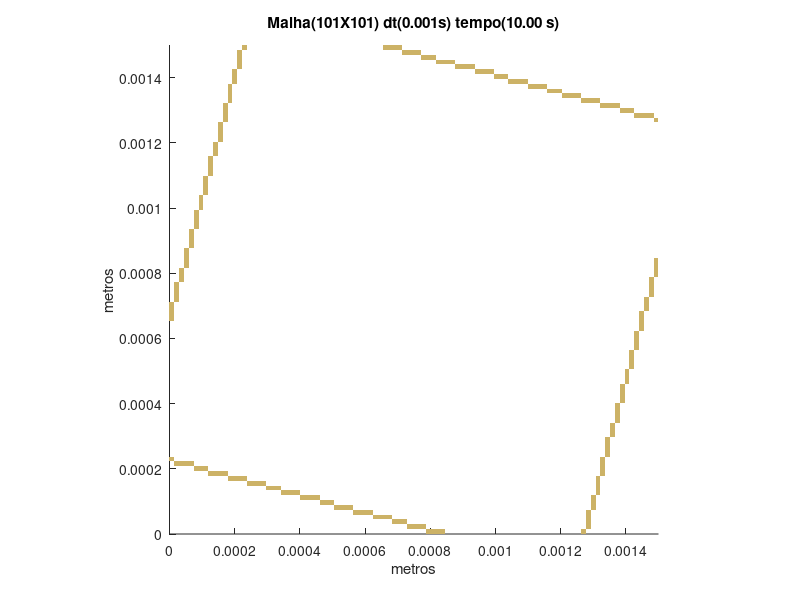

Source code (MATLAB):
set (gca,'PlotBoxAspectRatio',[1 1 1],'Xlim',[0,0.0015],'Ylim',[0,0.0015])
hold on
title('Malha(101X101) dt(0.001s) tempo(10.00 s)')
hold on
ylabel('metros')
hold on
xlabel('metros')
hold on

fill([0.000787128712871287 0.000787128712871287 0.000801980198019802 0.000801980198019802],[0 1.48514851485149E-05 1.48514851485149E-05 0],[0.8,0.7,0.4],'LineStyle','none')

fill([0.000801980198019802 0.000801980198019802 0.000816831683168317 0.000816831683168317],[0 1.48514851485149E-05 1.48514851485149E-05 0],[0.8,0.7,0.4],'LineStyle','none')

fill([0.000816831683168317 0.000816831683168317 0.000831683168316832 0.000831683168316832],[0 1.48514851485149E-05 1.48514851485149E-05 0],[0.8,0.7,0.4],'LineStyle','none')

fill([0.000831683168316832 0.000831683168316832 0.000846534653465347 0.000846534653465347],[0 1.48514851485149E-05 1.48514851485149E-05 0],[0.8,0.7,0.4],'LineStyle','none')

fill([0.00126237623762376 0.00126237623762376 0.00127722772277228 0.00127722772277228],[0 1.48514851485149E-05 1.48514851485149E-05 0],[0.8,0.7,0.4],'LineStyle','none')

fill([0.000727722772277228 0.000727722772277228 0.000742574257425743 0.000742574257425743],[1.48514851485149E-05 2.97029702970297E-05 2.97029702970297E-05 1.48514851485149E-05],[0.8,0.7,0.4],'LineStyle','none')

fill([0.000742574257425743 0.000742574257425743 0.000757425742574257 0.000757425742574257],[1.48514851485149E-05 2.97029702970297E-05 2.97029702970297E-05 1.48514851485149E-05],[0.8,0.7,0.4],'LineStyle','none')

fill([0.000757425742574257 0.000757425742574257 0.000772277227722772 0.000772277227722772],[1.48514851485149E-05 2.97029702970297E-05 2.97029702970297E-05 1.48514851485149E-05],[0.8,0.7,0.4],'LineStyle','none')

fill([0.000772277227722772 0.000772277227722772 0.000787128712871287 0.000787128712871287],[1.48514851485149E-05 2.97029702970297E-05 2.97029702970297E-05 1.48514851485149E-05],[0.8,0.7,0.4],'LineStyle','none')

fill([0.00127722772277228 0.00127722772277228 0.00129207920792079 0.00129207920792079],[1.48514851485149E-05 2.97029702970297E-05 2.97029702970297E-05 1.48514851485149E-05],[0.8,0.7,0.4],'LineStyle','none')

fill([0.000683168316831683 0.000683168316831683 0.000698019801980198 0.000698019801980198],[2.97029702970297E-05 4.45544554455446E-05 4.45544554455446E-05 2.97029702970297E-05],[0.8,0.7,0.4],'LineStyle','none')

fill([0.000698019801980198 0.000698019801980198 0.000712871287128713 0.000712871287128713],[2.97029702970297E-05 4.45544554455446E-05 4.45544554455446E-05 2.97029702970297E-05],[0.8,0.7,0.4],'LineStyle','none')

fill([0.000712871287128713 0.000712871287128713 0.000727722772277228 0.000727722772277228],[2.97029702970297E-05 4.45544554455446E-05 4.45544554455446E-05 2.97029702970297E-05],[0.8,0.7,0.4],'LineStyle','none')

fill([0.00127722772277228 0.00127722772277228 0.00129207920792079 0.00129207920792079],[2.97029702970297E-05 4.45544554455446E-05 4.45544554455446E-05 2.97029702970297E-05],[0.8,0.7,0.4],'LineStyle','none')

fill([0.000623762376237624 0.000623762376237624 0.000638613861386139 0.000638613861386139],[4.45544554455446E-05 5.94059405940594E-05 5.94059405940594E-05 4.45544554455446E-05],[0.8,0.7,0.4],'LineStyle','none')

fill([0.000638613861386139 0.000638613861386139 0.000653465346534653 0.000653465346534653],[4.45544554455446E-05 5.94059405940594E-05 5.94059405940594E-05 4.45544554455446E-05],[0.8,0.7,0.4],'LineStyle','none')

fill([0.000653465346534653 0.000653465346534653 0.000668316831683168 0.000668316831683168],[4.45544554455446E-05 5.94059405940594E-05 5.94059405940594E-05 4.45544554455446E-05],[0.8,0.7,0.4],'LineStyle','none')

fill([0.000668316831683168 0.000668316831683168 0.000683168316831683 0.000683168316831683],[4.45544554455446E-05 5.94059405940594E-05 5.94059405940594E-05 4.45544554455446E-05],[0.8,0.7,0.4],'LineStyle','none')

fill([0.00127722772277228 0.00127722772277228 0.00129207920792079 0.00129207920792079],[4.45544554455446E-05 5.94059405940594E-05 5.94059405940594E-05 4.45544554455446E-05],[0.8,0.7,0.4],'LineStyle','none')

fill([0.000564356435643564 0.000564356435643564 0.000579207920792079 0.000579207920792079],[5.94059405940594E-05 7.42574257425743E-05 7.42574257425743E-05 5.94059405940594E-05],[0.8,0.7,0.4],'LineStyle','none')

fill([0.000579207920792079 0.000579207920792079 0.000594059405940594 0.000594059405940594],[5.94059405940594E-05 7.42574257425743E-05 7.42574257425743E-05 5.94059405940594E-05],[0.8,0.7,0.4],'LineStyle','none')

fill([0.000594059405940594 0.000594059405940594 0.000608910891089109 0.000608910891089109],[5.94059405940594E-05 7.42574257425743E-05 7.42574257425743E-05 5.94059405940594E-05],[0.8,0.7,0.4],'LineStyle','none')

fill([0.000608910891089109 0.000608910891089109 0.000623762376237624 0.000623762376237624],[5.94059405940594E-05 7.42574257425743E-05 7.42574257425743E-05 5.94059405940594E-05],[0.8,0.7,0.4],'LineStyle','none')

fill([0.00127722772277228 0.00127722772277228 0.00129207920792079 0.00129207920792079],[5.94059405940594E-05 7.42574257425743E-05 7.42574257425743E-05 5.94059405940594E-05],[0.8,0.7,0.4],'LineStyle','none')

fill([0.000504950495049505 0.000504950495049505 0.00051980198019802 0.00051980198019802],[7.42574257425743E-05 8.91089108910891E-05 8.91089108910891E-05 7.42574257425743E-05],[0.8,0.7,0.4],'LineStyle','none')

fill([0.00051980198019802 0.00051980198019802 0.000534653465346535 0.000534653465346535],[7.42574257425743E-05 8.91089108910891E-05 8.91089108910891E-05 7.42574257425743E-05],[0.8,0.7,0.4],'LineStyle','none')

fill([0.000534653465346535 0.000534653465346535 0.000549504950495049 0.000549504950495049],[7.42574257425743E-05 8.91089108910891E-05 8.91089108910891E-05 7.42574257425743E-05],[0.8,0.7,0.4],'LineStyle','none')

fill([0.000549504950495049 0.000549504950495049 0.000564356435643564 0.000564356435643564],[7.42574257425743E-05 8.91089108910891E-05 8.91089108910891E-05 7.42574257425743E-05],[0.8,0.7,0.4],'LineStyle','none')

fill([0.00129207920792079 0.00129207920792079 0.00130693069306931 0.00130693069306931],[7.42574257425743E-05 8.91089108910891E-05 8.91089108910891E-05 7.42574257425743E-05],[0.8,0.7,0.4],'LineStyle','none')

fill([0.00046039603960396 0.00046039603960396 0.000475247524752475 0.000475247524752475],[8.91089108910891E-05 0.000103960396039604 0.000103960396039604 8.91089108910891E-05],[0.8,0.7,0.4],'LineStyle','none')

fill([0.000475247524752475 0.000475247524752475 0.00049009900990099 0.00049009900990099],[8.91089108910891E-05 0.000103960396039604 0.000103960396039604 8.91089108910891E-05],[0.8,0.7,0.4],'LineStyle','none')

fill([0.00049009900990099 0.00049009900990099 0.000504950495049505 0.000504950495049505],[8.91089108910891E-05 0.000103960396039604 0.000103960396039604 8.91089108910891E-05],[0.8,0.7,0.4],'LineStyle','none')

fill([0.00129207920792079 0.00129207920792079 0.00130693069306931 0.00130693069306931],[8.91089108910891E-05 0.000103960396039604 0.000103960396039604 8.91089108910891E-05],[0.8,0.7,0.4],'LineStyle','none')

fill([0.000400990099009901 0.000400990099009901 0.000415841584158416 0.000415841584158416],[0.000103960396039604 0.000118811881188119 0.000118811881188119 0.000103960396039604],[0.8,0.7,0.4],'LineStyle','none')

fill([0.000415841584158416 0.000415841584158416 0.000430693069306931 0.000430693069306931],[0.000103960396039604 0.000118811881188119 0.000118811881188119 0.000103960396039604],[0.8,0.7,0.4],'LineStyle','none')

fill([0.000430693069306931 0.000430693069306931 0.000445544554455446 0.000445544554455446],[0.000103960396039604 0.000118811881188119 0.000118811881188119 0.000103960396039604],[0.8,0.7,0.4],'LineStyle','none')

fill([0.000445544554455446 0.000445544554455446 0.00046039603960396 0.00046039603960396],[0.000103960396039604 0.000118811881188119 0.000118811881188119 0.000103960396039604],[0.8,0.7,0.4],'LineStyle','none')

fill([0.00129207920792079 0.00129207920792079 0.00130693069306931 0.00130693069306931],[0.000103960396039604 0.000118811881188119 0.000118811881188119 0.000103960396039604],[0.8,0.7,0.4],'LineStyle','none')

fill([0.000341584158415842 0.000341584158415842 0.000356435643564356 0.000356435643564356],[0.000118811881188119 0.000133663366336634 0.000133663366336634 0.000118811881188119],[0.8,0.7,0.4],'LineStyle','none')

fill([0.000356435643564356 0.000356435643564356 0.000371287128712871 0.000371287128712871],[0.000118811881188119 0.000133663366336634 0.000133663366336634 0.000118811881188119],[0.8,0.7,0.4],'LineStyle','none')

fill([0.000371287128712871 0.000371287128712871 0.000386138613861386 0.000386138613861386],[0.000118811881188119 0.000133663366336634 0.000133663366336634 0.000118811881188119],[0.8,0.7,0.4],'LineStyle','none')

fill([0.000386138613861386 0.000386138613861386 0.000400990099009901 0.000400990099009901],[0.000118811881188119 0.000133663366336634 0.000133663366336634 0.000118811881188119],[0.8,0.7,0.4],'LineStyle','none')

fill([0.00130693069306931 0.00130693069306931 0.00132178217821782 0.00132178217821782],[0.000118811881188119 0.000133663366336634 0.000133663366336634 0.000118811881188119],[0.8,0.7,0.4],'LineStyle','none')

fill([0.000297029702970297 0.000297029702970297 0.000311881188118812 0.000311881188118812],[0.000133663366336634 0.000148514851485149 0.000148514851485149 0.000133663366336634],[0.8,0.7,0.4],'LineStyle','none')

fill([0.000311881188118812 0.000311881188118812 0.000326732673267327 0.000326732673267327],[0.000133663366336634 0.000148514851485149 0.000148514851485149 0.000133663366336634],[0.8,0.7,0.4],'LineStyle','none')

fill([0.000326732673267327 0.000326732673267327 0.000341584158415842 0.000341584158415842],[0.000133663366336634 0.000148514851485149 0.000148514851485149 0.000133663366336634],[0.8,0.7,0.4],'LineStyle','none')

fill([0.00130693069306931 0.00130693069306931 0.00132178217821782 0.00132178217821782],[0.000133663366336634 0.000148514851485149 0.000148514851485149 0.000133663366336634],[0.8,0.7,0.4],'LineStyle','none')

fill([0.000237623762376238 0.000237623762376238 0.000252475247524752 0.000252475247524752],[0.000148514851485149 0.000163366336633663 0.000163366336633663 0.000148514851485149],[0.8,0.7,0.4],'LineStyle','none')

fill([0.000252475247524752 0.000252475247524752 0.000267326732673267 0.000267326732673267],[0.000148514851485149 0.000163366336633663 0.000163366336633663 0.000148514851485149],[0.8,0.7,0.4],'LineStyle','none')

fill([0.000267326732673267 0.000267326732673267 0.000282178217821782 0.000282178217821782],[0.000148514851485149 0.000163366336633663 0.000163366336633663 0.000148514851485149],[0.8,0.7,0.4],'LineStyle','none')

fill([0.000282178217821782 0.000282178217821782 0.000297029702970297 0.000297029702970297],[0.000148514851485149 0.000163366336633663 0.000163366336633663 0.000148514851485149],[0.8,0.7,0.4],'LineStyle','none')

fill([0.00130693069306931 0.00130693069306931 0.00132178217821782 0.00132178217821782],[0.000148514851485149 0.000163366336633663 0.000163366336633663 0.000148514851485149],[0.8,0.7,0.4],'LineStyle','none')

fill([0.000178217821782178 0.000178217821782178 0.000193069306930693 0.000193069306930693],[0.000163366336633663 0.000178217821782178 0.000178217821782178 0.000163366336633663],[0.8,0.7,0.4],'LineStyle','none')

fill([0.000193069306930693 0.000193069306930693 0.000207920792079208 0.000207920792079208],[0.000163366336633663 0.000178217821782178 0.000178217821782178 0.000163366336633663],[0.8,0.7,0.4],'LineStyle','none')

fill([0.000207920792079208 0.000207920792079208 0.000222772277227723 0.000222772277227723],[0.000163366336633663 0.000178217821782178 0.000178217821782178 0.000163366336633663],[0.8,0.7,0.4],'LineStyle','none')

fill([0.000222772277227723 0.000222772277227723 0.000237623762376238 0.000237623762376238],[0.000163366336633663 0.000178217821782178 0.000178217821782178 0.000163366336633663],[0.8,0.7,0.4],'LineStyle','none')

fill([0.00130693069306931 0.00130693069306931 0.00132178217821782 0.00132178217821782],[0.000163366336633663 0.000178217821782178 0.000178217821782178 0.000163366336633663],[0.8,0.7,0.4],'LineStyle','none')

fill([0.000118811881188119 0.000118811881188119 0.000133663366336634 0.000133663366336634],[0.000178217821782178 0.000193069306930693 0.000193069306930693 0.000178217821782178],[0.8,0.7,0.4],'LineStyle','none')

fill([0.000133663366336634 0.000133663366336634 0.000148514851485149 0.000148514851485149],[0.000178217821782178 0.000193069306930693 0.000193069306930693 0.000178217821782178],[0.8,0.7,0.4],'LineStyle','none')

fill([0.000148514851485149 0.000148514851485149 0.000163366336633663 0.000163366336633663],[0.000178217821782178 0.000193069306930693 0.000193069306930693 0.000178217821782178],[0.8,0.7,0.4],'LineStyle','none')

fill([0.000163366336633663 0.000163366336633663 0.000178217821782178 0.000178217821782178],[0.000178217821782178 0.000193069306930693 0.000193069306930693 0.000178217821782178],[0.8,0.7,0.4],'LineStyle','none')

fill([0.00132178217821782 0.00132178217821782 0.00133663366336634 0.00133663366336634],[0.000178217821782178 0.000193069306930693 0.000193069306930693 0.000178217821782178],[0.8,0.7,0.4],'LineStyle','none')

fill([7.42574257425743E-05 7.42574257425743E-05 8.91089108910891E-05 8.91089108910891E-05],[0.000193069306930693 0.000207920792079208 0.000207920792079208 0.000193069306930693],[0.8,0.7,0.4],'LineStyle','none')

fill([8.91089108910891E-05 8.91089108910891E-05 0.000103960396039604 0.000103960396039604],[0.000193069306930693 0.000207920792079208 0.000207920792079208 0.000193069306930693],[0.8,0.7,0.4],'LineStyle','none')

fill([0.000103960396039604 0.000103960396039604 0.000118811881188119 0.000118811881188119],[0.000193069306930693 0.000207920792079208 0.000207920792079208 0.000193069306930693],[0.8,0.7,0.4],'LineStyle','none')

fill([0.00132178217821782 0.00132178217821782 0.00133663366336634 0.00133663366336634],[0.000193069306930693 0.000207920792079208 0.000207920792079208 0.000193069306930693],[0.8,0.7,0.4],'LineStyle','none')

fill([1.48514851485149E-05 1.48514851485149E-05 2.97029702970297E-05 2.97029702970297E-05],[0.000207920792079208 0.000222772277227723 0.000222772277227723 0.000207920792079208],[0.8,0.7,0.4],'LineStyle','none')

fill([2.97029702970297E-05 2.97029702970297E-05 4.45544554455446E-05 4.45544554455446E-05],[0.000207920792079208 0.000222772277227723 0.000222772277227723 0.000207920792079208],[0.8,0.7,0.4],'LineStyle','none')

fill([4.45544554455446E-05 4.45544554455446E-05 5.94059405940594E-05 5.94059405940594E-05],[0.000207920792079208 0.000222772277227723 0.000222772277227723 0.000207920792079208],[0.8,0.7,0.4],'LineStyle','none')

fill([5.94059405940594E-05 5.94059405940594E-05 7.42574257425743E-05 7.42574257425743E-05],[0.000207920792079208 0.000222772277227723 0.000222772277227723 0.000207920792079208],[0.8,0.7,0.4],'LineStyle','none')

fill([0.00132178217821782 0.00132178217821782 0.00133663366336634 0.00133663366336634],[0.000207920792079208 0.000222772277227723 0.000222772277227723 0.000207920792079208],[0.8,0.7,0.4],'LineStyle','none')

fill([0 0 1.48514851485149E-05 1.48514851485149E-05],[0.000222772277227723 0.000237623762376238 0.000237623762376238 0.000222772277227723],[0.8,0.7,0.4],'LineStyle','none')

fill([0.00132178217821782 0.00132178217821782 0.00133663366336634 0.00133663366336634],[0.000222772277227723 0.000237623762376238 0.000237623762376238 0.000222772277227723],[0.8,0.7,0.4],'LineStyle','none')

fill([0.00133663366336634 0.00133663366336634 0.00135148514851485 0.00135148514851485],[0.000237623762376238 0.000252475247524752 0.000252475247524752 0.000237623762376238],[0.8,0.7,0.4],'LineStyle','none')

fill([0.00133663366336634 0.00133663366336634 0.00135148514851485 0.00135148514851485],[0.000252475247524752 0.000267326732673267 0.000267326732673267 0.000252475247524752],[0.8,0.7,0.4],'LineStyle','none')

fill([0.00133663366336634 0.00133663366336634 0.00135148514851485 0.00135148514851485],[0.000267326732673267 0.000282178217821782 0.000282178217821782 0.000267326732673267],[0.8,0.7,0.4],'LineStyle','none')

fill([0.00133663366336634 0.00133663366336634 0.00135148514851485 0.00135148514851485],[0.000282178217821782 0.000297029702970297 0.000297029702970297 0.000282178217821782],[0.8,0.7,0.4],'LineStyle','none')

fill([0.00135148514851485 0.00135148514851485 0.00136633663366337 0.00136633663366337],[0.000297029702970297 0.000311881188118812 0.000311881188118812 0.000297029702970297],[0.8,0.7,0.4],'LineStyle','none')

fill([0.00135148514851485 0.00135148514851485 0.00136633663366337 0.00136633663366337],[0.000311881188118812 0.000326732673267327 0.000326732673267327 0.000311881188118812],[0.8,0.7,0.4],'LineStyle','none')

fill([0.00135148514851485 0.00135148514851485 0.00136633663366337 0.00136633663366337],[0.000326732673267327 0.000341584158415842 0.000341584158415842 0.000326732673267327],[0.8,0.7,0.4],'LineStyle','none')

fill([0.00136633663366337 0.00136633663366337 0.00138118811881188 0.00138118811881188],[0.000341584158415842 0.000356435643564356 0.000356435643564356 0.000341584158415842],[0.8,0.7,0.4],'LineStyle','none')

fill([0.00136633663366337 0.00136633663366337 0.00138118811881188 0.00138118811881188],[0.000356435643564356 0.000371287128712871 0.000371287128712871 0.000356435643564356],[0.8,0.7,0.4],'LineStyle','none')

fill([0.00136633663366337 0.00136633663366337 0.00138118811881188 0.00138118811881188],[0.000371287128712871 0.000386138613861386 0.000386138613861386 0.000371287128712871],[0.8,0.7,0.4],'LineStyle','none')

fill([0.00136633663366337 0.00136633663366337 0.00138118811881188 0.00138118811881188],[0.000386138613861386 0.000400990099009901 0.000400990099009901 0.000386138613861386],[0.8,0.7,0.4],'LineStyle','none')

fill([0.00138118811881188 0.00138118811881188 0.0013960396039604 0.0013960396039604],[0.000400990099009901 0.000415841584158416 0.000415841584158416 0.000400990099009901],[0.8,0.7,0.4],'LineStyle','none')

fill([0.00138118811881188 0.00138118811881188 0.0013960396039604 0.0013960396039604],[0.000415841584158416 0.000430693069306931 0.000430693069306931 0.000415841584158416],[0.8,0.7,0.4],'LineStyle','none')

fill([0.00138118811881188 0.00138118811881188 0.0013960396039604 0.0013960396039604],[0.000430693069306931 0.000445544554455446 0.000445544554455446 0.000430693069306931],[0.8,0.7,0.4],'LineStyle','none')

fill([0.00138118811881188 0.00138118811881188 0.0013960396039604 0.0013960396039604],[0.000445544554455446 0.00046039603960396 0.00046039603960396 0.000445544554455446],[0.8,0.7,0.4],'LineStyle','none')

fill([0.0013960396039604 0.0013960396039604 0.00141089108910891 0.00141089108910891],[0.00046039603960396 0.000475247524752475 0.000475247524752475 0.00046039603960396],[0.8,0.7,0.4],'LineStyle','none')

fill([0.0013960396039604 0.0013960396039604 0.00141089108910891 0.00141089108910891],[0.000475247524752475 0.00049009900990099 0.00049009900990099 0.000475247524752475],[0.8,0.7,0.4],'LineStyle','none')

fill([0.0013960396039604 0.0013960396039604 0.00141089108910891 0.00141089108910891],[0.00049009900990099 0.000504950495049505 0.000504950495049505 0.00049009900990099],[0.8,0.7,0.4],'LineStyle','none')

fill([0.00141089108910891 0.00141089108910891 0.00142574257425743 0.00142574257425743],[0.000504950495049505 0.00051980198019802 0.00051980198019802 0.000504950495049505],[0.8,0.7,0.4],'LineStyle','none')

fill([0.00141089108910891 0.00141089108910891 0.00142574257425743 0.00142574257425743],[0.00051980198019802 0.000534653465346535 0.000534653465346535 0.00051980198019802],[0.8,0.7,0.4],'LineStyle','none')

fill([0.00141089108910891 0.00141089108910891 0.00142574257425743 0.00142574257425743],[0.000534653465346535 0.000549504950495049 0.000549504950495049 0.000534653465346535],[0.8,0.7,0.4],'LineStyle','none')

fill([0.00141089108910891 0.00141089108910891 0.00142574257425743 0.00142574257425743],[0.000549504950495049 0.000564356435643564 0.000564356435643564 0.000549504950495049],[0.8,0.7,0.4],'LineStyle','none')

fill([0.00142574257425743 0.00142574257425743 0.00144059405940594 0.00144059405940594],[0.000564356435643564 0.000579207920792079 0.000579207920792079 0.000564356435643564],[0.8,0.7,0.4],'LineStyle','none')

fill([0.00142574257425743 0.00142574257425743 0.00144059405940594 0.00144059405940594],[0.000579207920792079 0.000594059405940594 0.000594059405940594 0.000579207920792079],[0.8,0.7,0.4],'LineStyle','none')

fill([0.00142574257425743 0.00142574257425743 0.00144059405940594 0.00144059405940594],[0.000594059405940594 0.000608910891089109 0.000608910891089109 0.000594059405940594],[0.8,0.7,0.4],'LineStyle','none')

fill([0.00142574257425743 0.00142574257425743 0.00144059405940594 0.00144059405940594],[0.000608910891089109 0.000623762376237624 0.000623762376237624 0.000608910891089109],[0.8,0.7,0.4],'LineStyle','none')

fill([0.00144059405940594 0.00144059405940594 0.00145544554455446 0.00145544554455446],[0.000623762376237624 0.000638613861386139 0.000638613861386139 0.000623762376237624],[0.8,0.7,0.4],'LineStyle','none')

fill([0.00144059405940594 0.00144059405940594 0.00145544554455446 0.00145544554455446],[0.000638613861386139 0.000653465346534653 0.000653465346534653 0.000638613861386139],[0.8,0.7,0.4],'LineStyle','none')

fill([0 0 1.48514851485149E-05 1.48514851485149E-05],[0.000653465346534653 0.000668316831683168 0.000668316831683168 0.000653465346534653],[0.8,0.7,0.4],'LineStyle','none')

fill([0.00144059405940594 0.00144059405940594 0.00145544554455446 0.00145544554455446],[0.000653465346534653 0.000668316831683168 0.000668316831683168 0.000653465346534653],[0.8,0.7,0.4],'LineStyle','none')

fill([0 0 1.48514851485149E-05 1.48514851485149E-05],[0.000668316831683168 0.000683168316831683 0.000683168316831683 0.000668316831683168],[0.8,0.7,0.4],'LineStyle','none')

fill([0.00144059405940594 0.00144059405940594 0.00145544554455446 0.00145544554455446],[0.000668316831683168 0.000683168316831683 0.000683168316831683 0.000668316831683168],[0.8,0.7,0.4],'LineStyle','none')

fill([0 0 1.48514851485149E-05 1.48514851485149E-05],[0.000683168316831683 0.000698019801980198 0.000698019801980198 0.000683168316831683],[0.8,0.7,0.4],'LineStyle','none')

fill([0.00145544554455446 0.00145544554455446 0.00147029702970297 0.00147029702970297],[0.000683168316831683 0.000698019801980198 0.000698019801980198 0.000683168316831683],[0.8,0.7,0.4],'LineStyle','none')

fill([0 0 1.48514851485149E-05 1.48514851485149E-05],[0.000698019801980198 0.000712871287128713 0.000712871287128713 0.000698019801980198],[0.8,0.7,0.4],'LineStyle','none')

fill([0.00145544554455446 0.00145544554455446 0.00147029702970297 0.00147029702970297],[0.000698019801980198 0.000712871287128713 0.000712871287128713 0.000698019801980198],[0.8,0.7,0.4],'LineStyle','none')

fill([1.48514851485149E-05 1.48514851485149E-05 2.97029702970297E-05 2.97029702970297E-05],[0.000712871287128713 0.000727722772277228 0.000727722772277228 0.000712871287128713],[0.8,0.7,0.4],'LineStyle','none')

fill([0.00145544554455446 0.00145544554455446 0.00147029702970297 0.00147029702970297],[0.000712871287128713 0.000727722772277228 0.000727722772277228 0.000712871287128713],[0.8,0.7,0.4],'LineStyle','none')

fill([1.48514851485149E-05 1.48514851485149E-05 2.97029702970297E-05 2.97029702970297E-05],[0.000727722772277228 0.000742574257425743 0.000742574257425743 0.000727722772277228],[0.8,0.7,0.4],'LineStyle','none')

fill([0.00147029702970297 0.00147029702970297 0.00148514851485149 0.00148514851485149],[0.000727722772277228 0.000742574257425743 0.000742574257425743 0.000727722772277228],[0.8,0.7,0.4],'LineStyle','none')

fill([1.48514851485149E-05 1.48514851485149E-05 2.97029702970297E-05 2.97029702970297E-05],[0.000742574257425743 0.000757425742574257 0.000757425742574257 0.000742574257425743],[0.8,0.7,0.4],'LineStyle','none')

fill([0.00147029702970297 0.00147029702970297 0.00148514851485149 0.00148514851485149],[0.000742574257425743 0.000757425742574257 0.000757425742574257 0.000742574257425743],[0.8,0.7,0.4],'LineStyle','none')

fill([1.48514851485149E-05 1.48514851485149E-05 2.97029702970297E-05 2.97029702970297E-05],[0.000757425742574257 0.000772277227722772 0.000772277227722772 0.000757425742574257],[0.8,0.7,0.4],'LineStyle','none')

fill([0.00147029702970297 0.00147029702970297 0.00148514851485149 0.00148514851485149],[0.000757425742574257 0.000772277227722772 0.000772277227722772 0.000757425742574257],[0.8,0.7,0.4],'LineStyle','none')

fill([2.97029702970297E-05 2.97029702970297E-05 4.45544554455446E-05 4.45544554455446E-05],[0.000772277227722772 0.000787128712871287 0.000787128712871287 0.000772277227722772],[0.8,0.7,0.4],'LineStyle','none')

fill([0.00147029702970297 0.00147029702970297 0.00148514851485149 0.00148514851485149],[0.000772277227722772 0.000787128712871287 0.000787128712871287 0.000772277227722772],[0.8,0.7,0.4],'LineStyle','none')

fill([2.97029702970297E-05 2.97029702970297E-05 4.45544554455446E-05 4.45544554455446E-05],[0.000787128712871287 0.000801980198019802 0.000801980198019802 0.000787128712871287],[0.8,0.7,0.4],'LineStyle','none')

fill([0.00148514851485149 0.00148514851485149 0.0015 0.0015],[0.000787128712871287 0.000801980198019802 0.000801980198019802 0.000787128712871287],[0.8,0.7,0.4],'LineStyle','none')

fill([2.97029702970297E-05 2.97029702970297E-05 4.45544554455446E-05 4.45544554455446E-05],[0.000801980198019802 0.000816831683168317 0.000816831683168317 0.000801980198019802],[0.8,0.7,0.4],'LineStyle','none')

fill([0.00148514851485149 0.00148514851485149 0.0015 0.0015],[0.000801980198019802 0.000816831683168317 0.000816831683168317 0.000801980198019802],[0.8,0.7,0.4],'LineStyle','none')

fill([4.45544554455446E-05 4.45544554455446E-05 5.94059405940594E-05 5.94059405940594E-05],[0.000816831683168317 0.000831683168316832 0.000831683168316832 0.000816831683168317],[0.8,0.7,0.4],'LineStyle','none')

fill([0.00148514851485149 0.00148514851485149 0.0015 0.0015],[0.000816831683168317 0.000831683168316832 0.000831683168316832 0.000816831683168317],[0.8,0.7,0.4],'LineStyle','none')

fill([4.45544554455446E-05 4.45544554455446E-05 5.94059405940594E-05 5.94059405940594E-05],[0.000831683168316832 0.000846534653465347 0.000846534653465347 0.000831683168316832],[0.8,0.7,0.4],'LineStyle','none')

fill([0.00148514851485149 0.00148514851485149 0.0015 0.0015],[0.000831683168316832 0.000846534653465347 0.000846534653465347 0.000831683168316832],[0.8,0.7,0.4],'LineStyle','none')

fill([4.45544554455446E-05 4.45544554455446E-05 5.94059405940594E-05 5.94059405940594E-05],[0.000846534653465347 0.000861386138613861 0.000861386138613861 0.000846534653465347],[0.8,0.7,0.4],'LineStyle','none')

fill([4.45544554455446E-05 4.45544554455446E-05 5.94059405940594E-05 5.94059405940594E-05],[0.000861386138613861 0.000876237623762376 0.000876237623762376 0.000861386138613861],[0.8,0.7,0.4],'LineStyle','none')

fill([5.94059405940594E-05 5.94059405940594E-05 7.42574257425743E-05 7.42574257425743E-05],[0.000876237623762376 0.000891089108910891 0.000891089108910891 0.000876237623762376],[0.8,0.7,0.4],'LineStyle','none')

fill([5.94059405940594E-05 5.94059405940594E-05 7.42574257425743E-05 7.42574257425743E-05],[0.000891089108910891 0.000905940594059406 0.000905940594059406 0.000891089108910891],[0.8,0.7,0.4],'LineStyle','none')

fill([5.94059405940594E-05 5.94059405940594E-05 7.42574257425743E-05 7.42574257425743E-05],[0.000905940594059406 0.000920792079207921 0.000920792079207921 0.000905940594059406],[0.8,0.7,0.4],'LineStyle','none')

fill([5.94059405940594E-05 5.94059405940594E-05 7.42574257425743E-05 7.42574257425743E-05],[0.000920792079207921 0.000935643564356436 0.000935643564356436 0.000920792079207921],[0.8,0.7,0.4],'LineStyle','none')

fill([7.42574257425743E-05 7.42574257425743E-05 8.91089108910891E-05 8.91089108910891E-05],[0.000935643564356436 0.00095049504950495 0.00095049504950495 0.000935643564356436],[0.8,0.7,0.4],'LineStyle','none')

fill([7.42574257425743E-05 7.42574257425743E-05 8.91089108910891E-05 8.91089108910891E-05],[0.00095049504950495 0.000965346534653465 0.000965346534653465 0.00095049504950495],[0.8,0.7,0.4],'LineStyle','none')

fill([7.42574257425743E-05 7.42574257425743E-05 8.91089108910891E-05 8.91089108910891E-05],[0.000965346534653465 0.00098019801980198 0.00098019801980198 0.000965346534653465],[0.8,0.7,0.4],'LineStyle','none')

fill([7.42574257425743E-05 7.42574257425743E-05 8.91089108910891E-05 8.91089108910891E-05],[0.00098019801980198 0.000995049504950495 0.000995049504950495 0.00098019801980198],[0.8,0.7,0.4],'LineStyle','none')

fill([8.91089108910891E-05 8.91089108910891E-05 0.000103960396039604 0.000103960396039604],[0.000995049504950495 0.00100990099009901 0.00100990099009901 0.000995049504950495],[0.8,0.7,0.4],'LineStyle','none')

fill([8.91089108910891E-05 8.91089108910891E-05 0.000103960396039604 0.000103960396039604],[0.00100990099009901 0.00102475247524752 0.00102475247524752 0.00100990099009901],[0.8,0.7,0.4],'LineStyle','none')

fill([8.91089108910891E-05 8.91089108910891E-05 0.000103960396039604 0.000103960396039604],[0.00102475247524752 0.00103960396039604 0.00103960396039604 0.00102475247524752],[0.8,0.7,0.4],'LineStyle','none')

fill([0.000103960396039604 0.000103960396039604 0.000118811881188119 0.000118811881188119],[0.00103960396039604 0.00105445544554455 0.00105445544554455 0.00103960396039604],[0.8,0.7,0.4],'LineStyle','none')

fill([0.000103960396039604 0.000103960396039604 0.000118811881188119 0.000118811881188119],[0.00105445544554455 0.00106930693069307 0.00106930693069307 0.00105445544554455],[0.8,0.7,0.4],'LineStyle','none')

fill([0.000103960396039604 0.000103960396039604 0.000118811881188119 0.000118811881188119],[0.00106930693069307 0.00108415841584158 0.00108415841584158 0.00106930693069307],[0.8,0.7,0.4],'LineStyle','none')

fill([0.000103960396039604 0.000103960396039604 0.000118811881188119 0.000118811881188119],[0.00108415841584158 0.0010990099009901 0.0010990099009901 0.00108415841584158],[0.8,0.7,0.4],'LineStyle','none')

fill([0.000118811881188119 0.000118811881188119 0.000133663366336634 0.000133663366336634],[0.0010990099009901 0.00111386138613861 0.00111386138613861 0.0010990099009901],[0.8,0.7,0.4],'LineStyle','none')

fill([0.000118811881188119 0.000118811881188119 0.000133663366336634 0.000133663366336634],[0.00111386138613861 0.00112871287128713 0.00112871287128713 0.00111386138613861],[0.8,0.7,0.4],'LineStyle','none')

fill([0.000118811881188119 0.000118811881188119 0.000133663366336634 0.000133663366336634],[0.00112871287128713 0.00114356435643564 0.00114356435643564 0.00112871287128713],[0.8,0.7,0.4],'LineStyle','none')

fill([0.000118811881188119 0.000118811881188119 0.000133663366336634 0.000133663366336634],[0.00114356435643564 0.00115841584158416 0.00115841584158416 0.00114356435643564],[0.8,0.7,0.4],'LineStyle','none')

fill([0.000133663366336634 0.000133663366336634 0.000148514851485149 0.000148514851485149],[0.00115841584158416 0.00117326732673267 0.00117326732673267 0.00115841584158416],[0.8,0.7,0.4],'LineStyle','none')

fill([0.000133663366336634 0.000133663366336634 0.000148514851485149 0.000148514851485149],[0.00117326732673267 0.00118811881188119 0.00118811881188119 0.00117326732673267],[0.8,0.7,0.4],'LineStyle','none')

fill([0.000133663366336634 0.000133663366336634 0.000148514851485149 0.000148514851485149],[0.00118811881188119 0.0012029702970297 0.0012029702970297 0.00118811881188119],[0.8,0.7,0.4],'LineStyle','none')

fill([0.000148514851485149 0.000148514851485149 0.000163366336633663 0.000163366336633663],[0.0012029702970297 0.00121782178217822 0.00121782178217822 0.0012029702970297],[0.8,0.7,0.4],'LineStyle','none')

fill([0.000148514851485149 0.000148514851485149 0.000163366336633663 0.000163366336633663],[0.00121782178217822 0.00123267326732673 0.00123267326732673 0.00121782178217822],[0.8,0.7,0.4],'LineStyle','none')

fill([0.000148514851485149 0.000148514851485149 0.000163366336633663 0.000163366336633663],[0.00123267326732673 0.00124752475247525 0.00124752475247525 0.00123267326732673],[0.8,0.7,0.4],'LineStyle','none')

fill([0.000148514851485149 0.000148514851485149 0.000163366336633663 0.000163366336633663],[0.00124752475247525 0.00126237623762376 0.00126237623762376 0.00124752475247525],[0.8,0.7,0.4],'LineStyle','none')

fill([0.000163366336633663 0.000163366336633663 0.000178217821782178 0.000178217821782178],[0.00126237623762376 0.00127722772277228 0.00127722772277228 0.00126237623762376],[0.8,0.7,0.4],'LineStyle','none')

fill([0.00148514851485149 0.00148514851485149 0.0015 0.0015],[0.00126237623762376 0.00127722772277228 0.00127722772277228 0.00126237623762376],[0.8,0.7,0.4],'LineStyle','none')

fill([0.000163366336633663 0.000163366336633663 0.000178217821782178 0.000178217821782178],[0.00127722772277228 0.00129207920792079 0.00129207920792079 0.00127722772277228],[0.8,0.7,0.4],'LineStyle','none')

fill([0.00142574257425743 0.00142574257425743 0.00144059405940594 0.00144059405940594],[0.00127722772277228 0.00129207920792079 0.00129207920792079 0.00127722772277228],[0.8,0.7,0.4],'LineStyle','none')

fill([0.00144059405940594 0.00144059405940594 0.00145544554455446 0.00145544554455446],[0.00127722772277228 0.00129207920792079 0.00129207920792079 0.00127722772277228],[0.8,0.7,0.4],'LineStyle','none')

fill([0.00145544554455446 0.00145544554455446 0.00147029702970297 0.00147029702970297],[0.00127722772277228 0.00129207920792079 0.00129207920792079 0.00127722772277228],[0.8,0.7,0.4],'LineStyle','none')

fill([0.00147029702970297 0.00147029702970297 0.00148514851485149 0.00148514851485149],[0.00127722772277228 0.00129207920792079 0.00129207920792079 0.00127722772277228],[0.8,0.7,0.4],'LineStyle','none')

fill([0.000163366336633663 0.000163366336633663 0.000178217821782178 0.000178217821782178],[0.00129207920792079 0.00130693069306931 0.00130693069306931 0.00129207920792079],[0.8,0.7,0.4],'LineStyle','none')

fill([0.00138118811881188 0.00138118811881188 0.0013960396039604 0.0013960396039604],[0.00129207920792079 0.00130693069306931 0.00130693069306931 0.00129207920792079],[0.8,0.7,0.4],'LineStyle','none')

fill([0.0013960396039604 0.0013960396039604 0.00141089108910891 0.00141089108910891],[0.00129207920792079 0.00130693069306931 0.00130693069306931 0.00129207920792079],[0.8,0.7,0.4],'LineStyle','none')

fill([0.00141089108910891 0.00141089108910891 0.00142574257425743 0.00142574257425743],[0.00129207920792079 0.00130693069306931 0.00130693069306931 0.00129207920792079],[0.8,0.7,0.4],'LineStyle','none')

fill([0.000163366336633663 0.000163366336633663 0.000178217821782178 0.000178217821782178],[0.00130693069306931 0.00132178217821782 0.00132178217821782 0.00130693069306931],[0.8,0.7,0.4],'LineStyle','none')

fill([0.00132178217821782 0.00132178217821782 0.00133663366336634 0.00133663366336634],[0.00130693069306931 0.00132178217821782 0.00132178217821782 0.00130693069306931],[0.8,0.7,0.4],'LineStyle','none')

fill([0.00133663366336634 0.00133663366336634 0.00135148514851485 0.00135148514851485],[0.00130693069306931 0.00132178217821782 0.00132178217821782 0.00130693069306931],[0.8,0.7,0.4],'LineStyle','none')

fill([0.00135148514851485 0.00135148514851485 0.00136633663366337 0.00136633663366337],[0.00130693069306931 0.00132178217821782 0.00132178217821782 0.00130693069306931],[0.8,0.7,0.4],'LineStyle','none')

fill([0.00136633663366337 0.00136633663366337 0.00138118811881188 0.00138118811881188],[0.00130693069306931 0.00132178217821782 0.00132178217821782 0.00130693069306931],[0.8,0.7,0.4],'LineStyle','none')

fill([0.000178217821782178 0.000178217821782178 0.000193069306930693 0.000193069306930693],[0.00132178217821782 0.00133663366336634 0.00133663366336634 0.00132178217821782],[0.8,0.7,0.4],'LineStyle','none')

fill([0.00126237623762376 0.00126237623762376 0.00127722772277228 0.00127722772277228],[0.00132178217821782 0.00133663366336634 0.00133663366336634 0.00132178217821782],[0.8,0.7,0.4],'LineStyle','none')

fill([0.00127722772277228 0.00127722772277228 0.00129207920792079 0.00129207920792079],[0.00132178217821782 0.00133663366336634 0.00133663366336634 0.00132178217821782],[0.8,0.7,0.4],'LineStyle','none')

fill([0.00129207920792079 0.00129207920792079 0.00130693069306931 0.00130693069306931],[0.00132178217821782 0.00133663366336634 0.00133663366336634 0.00132178217821782],[0.8,0.7,0.4],'LineStyle','none')

fill([0.00130693069306931 0.00130693069306931 0.00132178217821782 0.00132178217821782],[0.00132178217821782 0.00133663366336634 0.00133663366336634 0.00132178217821782],[0.8,0.7,0.4],'LineStyle','none')

fill([0.000178217821782178 0.000178217821782178 0.000193069306930693 0.000193069306930693],[0.00133663366336634 0.00135148514851485 0.00135148514851485 0.00133663366336634],[0.8,0.7,0.4],'LineStyle','none')

fill([0.0012029702970297 0.0012029702970297 0.00121782178217822 0.00121782178217822],[0.00133663366336634 0.00135148514851485 0.00135148514851485 0.00133663366336634],[0.8,0.7,0.4],'LineStyle','none')

fill([0.00121782178217822 0.00121782178217822 0.00123267326732673 0.00123267326732673],[0.00133663366336634 0.00135148514851485 0.00135148514851485 0.00133663366336634],[0.8,0.7,0.4],'LineStyle','none')

fill([0.00123267326732673 0.00123267326732673 0.00124752475247525 0.00124752475247525],[0.00133663366336634 0.00135148514851485 0.00135148514851485 0.00133663366336634],[0.8,0.7,0.4],'LineStyle','none')

fill([0.00124752475247525 0.00124752475247525 0.00126237623762376 0.00126237623762376],[0.00133663366336634 0.00135148514851485 0.00135148514851485 0.00133663366336634],[0.8,0.7,0.4],'LineStyle','none')

fill([0.000178217821782178 0.000178217821782178 0.000193069306930693 0.000193069306930693],[0.00135148514851485 0.00136633663366337 0.00136633663366337 0.00135148514851485],[0.8,0.7,0.4],'LineStyle','none')

fill([0.00115841584158416 0.00115841584158416 0.00117326732673267 0.00117326732673267],[0.00135148514851485 0.00136633663366337 0.00136633663366337 0.00135148514851485],[0.8,0.7,0.4],'LineStyle','none')

fill([0.00117326732673267 0.00117326732673267 0.00118811881188119 0.00118811881188119],[0.00135148514851485 0.00136633663366337 0.00136633663366337 0.00135148514851485],[0.8,0.7,0.4],'LineStyle','none')

fill([0.00118811881188119 0.00118811881188119 0.0012029702970297 0.0012029702970297],[0.00135148514851485 0.00136633663366337 0.00136633663366337 0.00135148514851485],[0.8,0.7,0.4],'LineStyle','none')

fill([0.000178217821782178 0.000178217821782178 0.000193069306930693 0.000193069306930693],[0.00136633663366337 0.00138118811881188 0.00138118811881188 0.00136633663366337],[0.8,0.7,0.4],'LineStyle','none')

fill([0.0010990099009901 0.0010990099009901 0.00111386138613861 0.00111386138613861],[0.00136633663366337 0.00138118811881188 0.00138118811881188 0.00136633663366337],[0.8,0.7,0.4],'LineStyle','none')

fill([0.00111386138613861 0.00111386138613861 0.00112871287128713 0.00112871287128713],[0.00136633663366337 0.00138118811881188 0.00138118811881188 0.00136633663366337],[0.8,0.7,0.4],'LineStyle','none')

fill([0.00112871287128713 0.00112871287128713 0.00114356435643564 0.00114356435643564],[0.00136633663366337 0.00138118811881188 0.00138118811881188 0.00136633663366337],[0.8,0.7,0.4],'LineStyle','none')

fill([0.00114356435643564 0.00114356435643564 0.00115841584158416 0.00115841584158416],[0.00136633663366337 0.00138118811881188 0.00138118811881188 0.00136633663366337],[0.8,0.7,0.4],'LineStyle','none')

fill([0.000193069306930693 0.000193069306930693 0.000207920792079208 0.000207920792079208],[0.00138118811881188 0.0013960396039604 0.0013960396039604 0.00138118811881188],[0.8,0.7,0.4],'LineStyle','none')

fill([0.00103960396039604 0.00103960396039604 0.00105445544554455 0.00105445544554455],[0.00138118811881188 0.0013960396039604 0.0013960396039604 0.00138118811881188],[0.8,0.7,0.4],'LineStyle','none')

fill([0.00105445544554455 0.00105445544554455 0.00106930693069307 0.00106930693069307],[0.00138118811881188 0.0013960396039604 0.0013960396039604 0.00138118811881188],[0.8,0.7,0.4],'LineStyle','none')

fill([0.00106930693069307 0.00106930693069307 0.00108415841584158 0.00108415841584158],[0.00138118811881188 0.0013960396039604 0.0013960396039604 0.00138118811881188],[0.8,0.7,0.4],'LineStyle','none')

fill([0.00108415841584158 0.00108415841584158 0.0010990099009901 0.0010990099009901],[0.00138118811881188 0.0013960396039604 0.0013960396039604 0.00138118811881188],[0.8,0.7,0.4],'LineStyle','none')

fill([0.000193069306930693 0.000193069306930693 0.000207920792079208 0.000207920792079208],[0.0013960396039604 0.00141089108910891 0.00141089108910891 0.0013960396039604],[0.8,0.7,0.4],'LineStyle','none')

fill([0.000995049504950495 0.000995049504950495 0.00100990099009901 0.00100990099009901],[0.0013960396039604 0.00141089108910891 0.00141089108910891 0.0013960396039604],[0.8,0.7,0.4],'LineStyle','none')

fill([0.00100990099009901 0.00100990099009901 0.00102475247524752 0.00102475247524752],[0.0013960396039604 0.00141089108910891 0.00141089108910891 0.0013960396039604],[0.8,0.7,0.4],'LineStyle','none')

fill([0.00102475247524752 0.00102475247524752 0.00103960396039604 0.00103960396039604],[0.0013960396039604 0.00141089108910891 0.00141089108910891 0.0013960396039604],[0.8,0.7,0.4],'LineStyle','none')

fill([0.000193069306930693 0.000193069306930693 0.000207920792079208 0.000207920792079208],[0.00141089108910891 0.00142574257425743 0.00142574257425743 0.00141089108910891],[0.8,0.7,0.4],'LineStyle','none')

fill([0.000935643564356436 0.000935643564356436 0.00095049504950495 0.00095049504950495],[0.00141089108910891 0.00142574257425743 0.00142574257425743 0.00141089108910891],[0.8,0.7,0.4],'LineStyle','none')

fill([0.00095049504950495 0.00095049504950495 0.000965346534653465 0.000965346534653465],[0.00141089108910891 0.00142574257425743 0.00142574257425743 0.00141089108910891],[0.8,0.7,0.4],'LineStyle','none')

fill([0.000965346534653465 0.000965346534653465 0.00098019801980198 0.00098019801980198],[0.00141089108910891 0.00142574257425743 0.00142574257425743 0.00141089108910891],[0.8,0.7,0.4],'LineStyle','none')

fill([0.00098019801980198 0.00098019801980198 0.000995049504950495 0.000995049504950495],[0.00141089108910891 0.00142574257425743 0.00142574257425743 0.00141089108910891],[0.8,0.7,0.4],'LineStyle','none')

fill([0.000207920792079208 0.000207920792079208 0.000222772277227723 0.000222772277227723],[0.00142574257425743 0.00144059405940594 0.00144059405940594 0.00142574257425743],[0.8,0.7,0.4],'LineStyle','none')

fill([0.000876237623762376 0.000876237623762376 0.000891089108910891 0.000891089108910891],[0.00142574257425743 0.00144059405940594 0.00144059405940594 0.00142574257425743],[0.8,0.7,0.4],'LineStyle','none')

fill([0.000891089108910891 0.000891089108910891 0.000905940594059406 0.000905940594059406],[0.00142574257425743 0.00144059405940594 0.00144059405940594 0.00142574257425743],[0.8,0.7,0.4],'LineStyle','none')

fill([0.000905940594059406 0.000905940594059406 0.000920792079207921 0.000920792079207921],[0.00142574257425743 0.00144059405940594 0.00144059405940594 0.00142574257425743],[0.8,0.7,0.4],'LineStyle','none')

fill([0.000920792079207921 0.000920792079207921 0.000935643564356436 0.000935643564356436],[0.00142574257425743 0.00144059405940594 0.00144059405940594 0.00142574257425743],[0.8,0.7,0.4],'LineStyle','none')

fill([0.000207920792079208 0.000207920792079208 0.000222772277227723 0.000222772277227723],[0.00144059405940594 0.00145544554455446 0.00145544554455446 0.00144059405940594],[0.8,0.7,0.4],'LineStyle','none')

fill([0.000816831683168317 0.000816831683168317 0.000831683168316832 0.000831683168316832],[0.00144059405940594 0.00145544554455446 0.00145544554455446 0.00144059405940594],[0.8,0.7,0.4],'LineStyle','none')

fill([0.000831683168316832 0.000831683168316832 0.000846534653465347 0.000846534653465347],[0.00144059405940594 0.00145544554455446 0.00145544554455446 0.00144059405940594],[0.8,0.7,0.4],'LineStyle','none')

fill([0.000846534653465347 0.000846534653465347 0.000861386138613861 0.000861386138613861],[0.00144059405940594 0.00145544554455446 0.00145544554455446 0.00144059405940594],[0.8,0.7,0.4],'LineStyle','none')

fill([0.000861386138613861 0.000861386138613861 0.000876237623762376 0.000876237623762376],[0.00144059405940594 0.00145544554455446 0.00145544554455446 0.00144059405940594],[0.8,0.7,0.4],'LineStyle','none')

fill([0.000207920792079208 0.000207920792079208 0.000222772277227723 0.000222772277227723],[0.00145544554455446 0.00147029702970297 0.00147029702970297 0.00145544554455446],[0.8,0.7,0.4],'LineStyle','none')

fill([0.000772277227722772 0.000772277227722772 0.000787128712871287 0.000787128712871287],[0.00145544554455446 0.00147029702970297 0.00147029702970297 0.00145544554455446],[0.8,0.7,0.4],'LineStyle','none')

fill([0.000787128712871287 0.000787128712871287 0.000801980198019802 0.000801980198019802],[0.00145544554455446 0.00147029702970297 0.00147029702970297 0.00145544554455446],[0.8,0.7,0.4],'LineStyle','none')

fill([0.000801980198019802 0.000801980198019802 0.000816831683168317 0.000816831683168317],[0.00145544554455446 0.00147029702970297 0.00147029702970297 0.00145544554455446],[0.8,0.7,0.4],'LineStyle','none')

fill([0.000207920792079208 0.000207920792079208 0.000222772277227723 0.000222772277227723],[0.00147029702970297 0.00148514851485149 0.00148514851485149 0.00147029702970297],[0.8,0.7,0.4],'LineStyle','none')

fill([0.000712871287128713 0.000712871287128713 0.000727722772277228 0.000727722772277228],[0.00147029702970297 0.00148514851485149 0.00148514851485149 0.00147029702970297],[0.8,0.7,0.4],'LineStyle','none')

fill([0.000727722772277228 0.000727722772277228 0.000742574257425743 0.000742574257425743],[0.00147029702970297 0.00148514851485149 0.00148514851485149 0.00147029702970297],[0.8,0.7,0.4],'LineStyle','none')

fill([0.000742574257425743 0.000742574257425743 0.000757425742574257 0.000757425742574257],[0.00147029702970297 0.00148514851485149 0.00148514851485149 0.00147029702970297],[0.8,0.7,0.4],'LineStyle','none')

fill([0.000757425742574257 0.000757425742574257 0.000772277227722772 0.000772277227722772],[0.00147029702970297 0.00148514851485149 0.00148514851485149 0.00147029702970297],[0.8,0.7,0.4],'LineStyle','none')

fill([0.000222772277227723 0.000222772277227723 0.000237623762376238 0.000237623762376238],[0.00148514851485149 0.0015 0.0015 0.00148514851485149],[0.8,0.7,0.4],'LineStyle','none')

fill([0.000653465346534653 0.000653465346534653 0.000668316831683168 0.000668316831683168],[0.00148514851485149 0.0015 0.0015 0.00148514851485149],[0.8,0.7,0.4],'LineStyle','none')

fill([0.000668316831683168 0.000668316831683168 0.000683168316831683 0.000683168316831683],[0.00148514851485149 0.0015 0.0015 0.00148514851485149],[0.8,0.7,0.4],'LineStyle','none')

fill([0.000683168316831683 0.000683168316831683 0.000698019801980198 0.000698019801980198],[0.00148514851485149 0.0015 0.0015 0.00148514851485149],[0.8,0.7,0.4],'LineStyle','none')

fill([0.000698019801980198 0.000698019801980198 0.000712871287128713 0.000712871287128713],[0.00148514851485149 0.0015 0.0015 0.00148514851485149],[0.8,0.7,0.4],'LineStyle','none')
